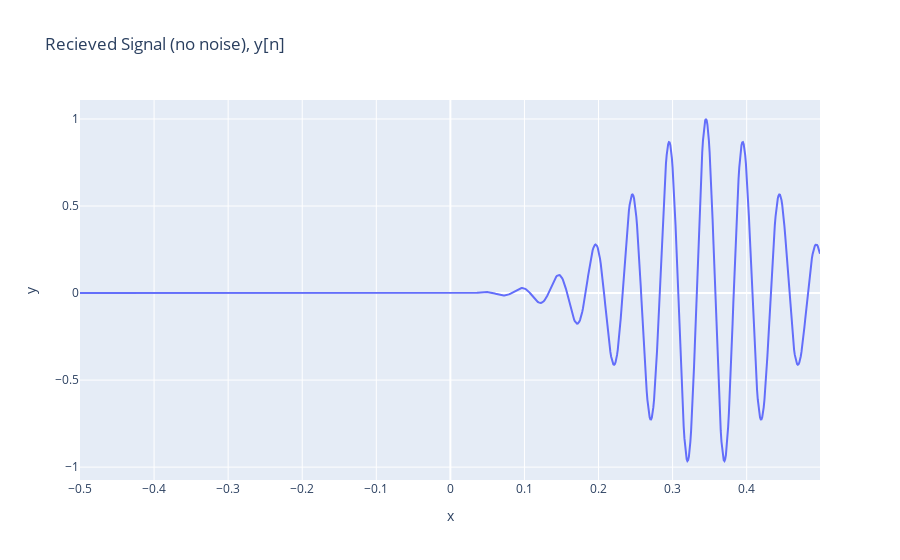

Notebook code for this chart:
### Markdown cell above
Generate recieved cosine (Fig. 4 in paper)

### Code cell
fig = px.line(x=t, y=y, title="Recieved Signal (no noise), y[n]")
fig.show()

### Figure 1 — Plotly figure (JSON) as saved in the notebook; plotly's stock layout.template omitted (floating-point values rounded to 4 significant figures; data arrays with more than 128 entries replaced by an {"elided": "..."} marker saying what was removed)
{"data": [{"hovertemplate": "x=%{x}<br>y=%{y}<extra></extra>", "legendgroup": "", "line": {"color": "#636efa", "dash": "solid"}, "marker": {"symbol": "circle"}, "mode": "lines", "name": "", "orientation": "v", "showlegend": false, "type": "scatter", "x": {"elided": "1000 float values"}, "xaxis": "x", "y": {"elided": "1000 float values"}, "yaxis": "y"}], "layout": {"autosize": true, "legend": {"tracegroupgap": 0}, "title": {"text": "Recieved Signal (no noise), y[n]"}, "xaxis": {"anchor": "y", "autorange": true, "domain": [0, 1], "range": [-0.5, 0.499], "title": {"text": "x"}, "type": "linear"}, "yaxis": {"anchor": "x", "autorange": true, "domain": [0, 1], "range": [-1.074, 1.109], "title": {"text": "y"}, "type": "linear"}}}
